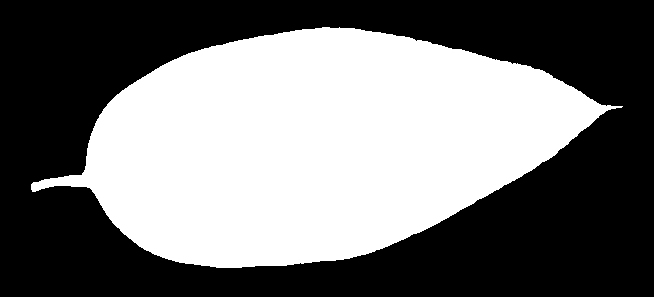
#> input picture leaf classification/leaf/images/1080.jpg, 654 x 297 px; its folder holds only this picture in this run
$ python main.py   (older library calls are emulated)
#> lines starting #> are read from the running program, lines starting #| are printed output that depends on the picture
### leaf classification/utils.py
from PIL import Image, ImageChops, ImageOps
import os
import shutil
import pandas as pd
from sklearn import model_selection


def extract(train_data):
#> called with train_data = 'leaf/train.csv'
    train = pd.read_csv(train_data)
#> (reads leaf classification/leaf/train.csv from the repository)
    _labelmap = dict(zip(train['id'], train['species']))
    _class = set(train['species'])
    return _labelmap, _class


# [5 lines left out: function delete_folders, not called in this run]


def pic_resize(f_in, size=(96, 96), pad=True):

#> called with f_in = 'leaf/images/1080.jpg', size = (96, 96), pad = True
    image = Image.open(f_in)
#> image is the input picture: PIL image 654x297 L; min 0, max 255, mean 116.5
    image.thumbnail(size, Image.ANTIALIAS)
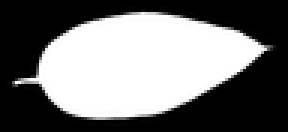
#> image: PIL image 96x44 L (shown 3 times larger); min 0, max 255, mean 116.6
    # [4 lines of commented-out code are left out]
    image_size = image.size
#> image_size = (96, 44)

    if pad:
        thumb = image.crop((0, 0, size[0], size[1]))
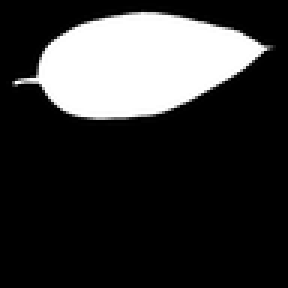
#> thumb: PIL image 96x96 L (shown 3 times larger); min 0, max 255, mean 53.4

        offset_x = max((size[0] - image_size[0]) // 2, 0)
#> offset_x = 0
        offset_y = max((size[1] - image_size[1]) // 2, 0)
#> offset_y = 26

        thumb = ImageChops.offset(thumb, offset_x, offset_y)
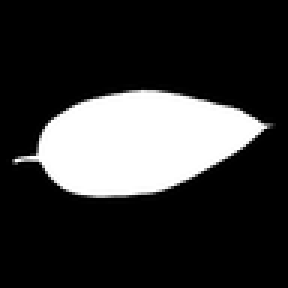
#> thumb: PIL image 96x96 L (shown 3 times larger); min 0, max 255, mean 53.4

    else:
        thumb = ImageOps.fit(image, size, Image.ANTIALIAS, (0.5, 0.5))

    return thumb

### leaf classification/main.py
import os
import pandas as pd
import numpy as np
import warnings
import sys
from utils import delete_folders, extract, pic_resize
from GradientDescent import GradientDescent
from sklearn import metrics, model_selection, preprocessing
warnings.filterwarnings('ignore')

# coding: utf-8

__author__ = 'Ming Li'

"""This application forms a submission from Ming Li in regards to leaf classification challenge on Kaggle community"""

dir_path = 'leaf/images/'
label_map, classes = extract('leaf/train.csv')
pic_names = [i.name for i in os.scandir(dir_path) if i.is_file()]

# cross validation of training photos

kf_iterator = model_selection.StratifiedKFold(n_splits=5, shuffle=True, random_state=1)

train_x = list(label_map.keys())  # leaf id
train_y = list(label_map.values())  # leaf species names
leaf_images = dict()  # dictionary of resized leaf images

cross_val = False

for train_index, valid_index in kf_iterator.split(train_x, train_y):

    train_id = [train_x[i] for i in train_index]
    valid_id = [train_x[i] for i in valid_index]

    for _, name in enumerate(pic_names):

        leaf_id = int(name.split('.')[0])
        leaf_images[leaf_id] = pic_resize(dir_path + name)

        if leaf_id in train_id:
            directory = dir_path + 'train/' + label_map[leaf_id]
        elif leaf_id in valid_id:
            directory = dir_path + 'validation/' + label_map[leaf_id]
        else:
            directory = dir_path + 'test'
        if not os.path.exists(directory):
            os.makedirs(directory)

        leaf_images[leaf_id].save(directory+'/' + name)

    if not cross_val:
        break
